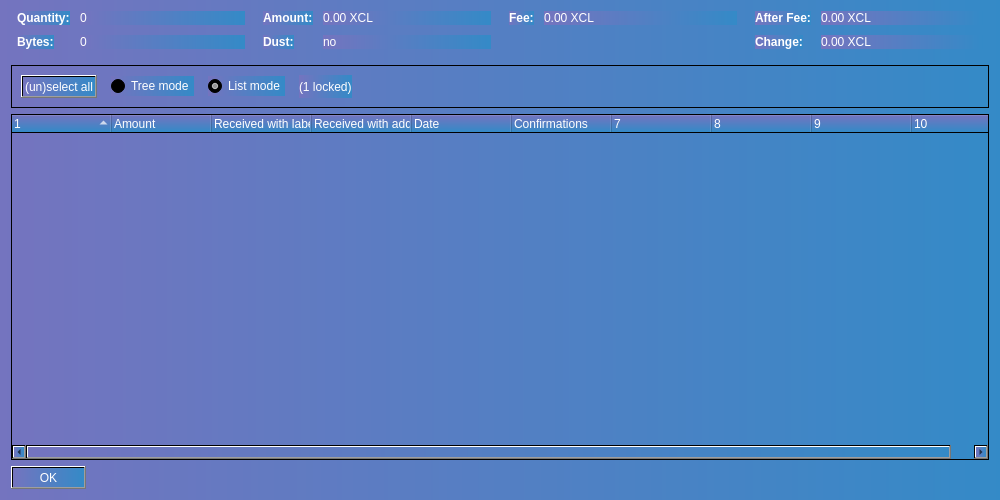
<?xml version="1.0" encoding="UTF-8"?>
<ui version="4.0">
 <class>CoinControlDialog</class>
 <widget class="QDialog" name="CoinControlDialog">
  <property name="geometry">
   <rect>
    <x>0</x>
    <y>0</y>
    <width>1000</width>
    <height>500</height>
   </rect>
  </property>
  <property name="windowTitle">
   <string>Coin Selection</string>
  </property>
  <property name="styleSheet">
   <string notr="true">background-color: qlineargradient(spread:pad, x1:0, y1:0, x2:1, y2:0, stop:0 rgba(116, 116, 191, 255), stop:1 rgba(52, 138, 199, 255));</string>
  </property>
  <layout class="QVBoxLayout" name="verticalLayout">
   <item>
    <layout class="QHBoxLayout" name="horizontalLayoutTop" stretch="0,0,0,0">
     <property name="topMargin">
      <number>0</number>
     </property>
     <property name="bottomMargin">
      <number>10</number>
     </property>
     <item>
      <layout class="QFormLayout" name="formLayoutCoinControl1">
       <property name="horizontalSpacing">
        <number>10</number>
       </property>
       <property name="verticalSpacing">
        <number>10</number>
       </property>
       <property name="leftMargin">
        <number>6</number>
       </property>
       <property name="rightMargin">
        <number>6</number>
       </property>
       <item row="0" column="0">
        <widget class="QLabel" name="labelCoinControlQuantityText">
         <property name="font">
          <font>
           <weight>75</weight>
           <bold>true</bold>
          </font>
         </property>
         <property name="styleSheet">
          <string notr="true">color: rgb(255, 255, 255);</string>
         </property>
         <property name="text">
          <string>Quantity:</string>
         </property>
        </widget>
       </item>
       <item row="0" column="1">
        <widget class="QLabel" name="labelCoinControlQuantity">
         <property name="cursor">
          <cursorShape>IBeamCursor</cursorShape>
         </property>
         <property name="contextMenuPolicy">
          <enum>Qt::ActionsContextMenu</enum>
         </property>
         <property name="styleSheet">
          <string notr="true">color: rgb(255, 255, 255);</string>
         </property>
         <property name="text">
          <string notr="true">0</string>
         </property>
         <property name="textInteractionFlags">
          <set>Qt::LinksAccessibleByMouse|Qt::TextSelectableByKeyboard|Qt::TextSelectableByMouse</set>
         </property>
        </widget>
       </item>
       <item row="1" column="0">
        <widget class="QLabel" name="labelCoinControlBytesText">
         <property name="font">
          <font>
           <weight>75</weight>
           <bold>true</bold>
          </font>
         </property>
         <property name="styleSheet">
          <string notr="true">color: rgb(255, 255, 255);</string>
         </property>
         <property name="text">
          <string>Bytes:</string>
         </property>
        </widget>
       </item>
       <item row="1" column="1">
        <widget class="QLabel" name="labelCoinControlBytes">
         <property name="cursor">
          <cursorShape>IBeamCursor</cursorShape>
         </property>
         <property name="contextMenuPolicy">
          <enum>Qt::ActionsContextMenu</enum>
         </property>
         <property name="styleSheet">
          <string notr="true">color: rgb(255, 255, 255);</string>
         </property>
         <property name="text">
          <string notr="true">0</string>
         </property>
         <property name="textInteractionFlags">
          <set>Qt::LinksAccessibleByMouse|Qt::TextSelectableByKeyboard|Qt::TextSelectableByMouse</set>
         </property>
        </widget>
       </item>
      </layout>
     </item>
     <item>
      <layout class="QFormLayout" name="formLayoutCoinControl2">
       <property name="horizontalSpacing">
        <number>10</number>
       </property>
       <property name="verticalSpacing">
        <number>10</number>
       </property>
       <property name="leftMargin">
        <number>6</number>
       </property>
       <property name="rightMargin">
        <number>6</number>
       </property>
       <item row="0" column="0">
        <widget class="QLabel" name="labelCoinControlAmountText">
         <property name="font">
          <font>
           <weight>75</weight>
           <bold>true</bold>
          </font>
         </property>
         <property name="styleSheet">
          <string notr="true">color: rgb(255, 255, 255);</string>
         </property>
         <property name="text">
          <string>Amount:</string>
         </property>
        </widget>
       </item>
       <item row="0" column="1">
        <widget class="QLabel" name="labelCoinControlAmount">
         <property name="cursor">
          <cursorShape>IBeamCursor</cursorShape>
         </property>
         <property name="contextMenuPolicy">
          <enum>Qt::ActionsContextMenu</enum>
         </property>
         <property name="styleSheet">
          <string notr="true">color: rgb(255, 255, 255);</string>
         </property>
         <property name="text">
          <string notr="true">0.00 XCL</string>
         </property>
         <property name="textInteractionFlags">
          <set>Qt::LinksAccessibleByMouse|Qt::TextSelectableByKeyboard|Qt::TextSelectableByMouse</set>
         </property>
        </widget>
       </item>
       <item row="1" column="0">
        <widget class="QLabel" name="labelCoinControlLowOutputText">
         <property name="enabled">
          <bool>false</bool>
         </property>
         <property name="font">
          <font>
           <weight>75</weight>
           <bold>true</bold>
          </font>
         </property>
         <property name="styleSheet">
          <string notr="true">color: rgb(255, 255, 255);</string>
         </property>
         <property name="text">
          <string>Dust:</string>
         </property>
        </widget>
       </item>
       <item row="1" column="1">
        <widget class="QLabel" name="labelCoinControlLowOutput">
         <property name="enabled">
          <bool>false</bool>
         </property>
         <property name="cursor">
          <cursorShape>IBeamCursor</cursorShape>
         </property>
         <property name="contextMenuPolicy">
          <enum>Qt::ActionsContextMenu</enum>
         </property>
         <property name="styleSheet">
          <string notr="true">color: rgb(255, 255, 255);</string>
         </property>
         <property name="text">
          <string notr="true">no</string>
         </property>
         <property name="textInteractionFlags">
          <set>Qt::LinksAccessibleByMouse|Qt::TextSelectableByKeyboard|Qt::TextSelectableByMouse</set>
         </property>
        </widget>
       </item>
      </layout>
     </item>
     <item>
      <layout class="QFormLayout" name="formLayoutCoinControl3">
       <property name="horizontalSpacing">
        <number>10</number>
       </property>
       <property name="verticalSpacing">
        <number>10</number>
       </property>
       <property name="leftMargin">
        <number>6</number>
       </property>
       <property name="rightMargin">
        <number>6</number>
       </property>
       <item row="0" column="0">
        <widget class="QLabel" name="labelCoinControlFeeText">
         <property name="font">
          <font>
           <weight>75</weight>
           <bold>true</bold>
          </font>
         </property>
         <property name="styleSheet">
          <string notr="true">color: rgb(255, 255, 255);</string>
         </property>
         <property name="text">
          <string>Fee:</string>
         </property>
        </widget>
       </item>
       <item row="0" column="1">
        <widget class="QLabel" name="labelCoinControlFee">
         <property name="cursor">
          <cursorShape>IBeamCursor</cursorShape>
         </property>
         <property name="contextMenuPolicy">
          <enum>Qt::ActionsContextMenu</enum>
         </property>
         <property name="styleSheet">
          <string notr="true">color: rgb(255, 255, 255);</string>
         </property>
         <property name="text">
          <string notr="true">0.00 XCL</string>
         </property>
         <property name="textInteractionFlags">
          <set>Qt::LinksAccessibleByMouse|Qt::TextSelectableByKeyboard|Qt::TextSelectableByMouse</set>
         </property>
        </widget>
       </item>
      </layout>
     </item>
     <item>
      <layout class="QFormLayout" name="formLayoutCoinControl4">
       <property name="horizontalSpacing">
        <number>10</number>
       </property>
       <property name="verticalSpacing">
        <number>10</number>
       </property>
       <property name="leftMargin">
        <number>6</number>
       </property>
       <property name="rightMargin">
        <number>6</number>
       </property>
       <item row="0" column="0">
        <widget class="QLabel" name="labelCoinControlAfterFeeText">
         <property name="font">
          <font>
           <weight>75</weight>
           <bold>true</bold>
          </font>
         </property>
         <property name="styleSheet">
          <string notr="true">color: rgb(255, 255, 255);</string>
         </property>
         <property name="text">
          <string>After Fee:</string>
         </property>
        </widget>
       </item>
       <item row="0" column="1">
        <widget class="QLabel" name="labelCoinControlAfterFee">
         <property name="cursor">
          <cursorShape>IBeamCursor</cursorShape>
         </property>
         <property name="contextMenuPolicy">
          <enum>Qt::ActionsContextMenu</enum>
         </property>
         <property name="styleSheet">
          <string notr="true">color: rgb(255, 255, 255);</string>
         </property>
         <property name="text">
          <string notr="true">0.00 XCL</string>
         </property>
         <property name="textInteractionFlags">
          <set>Qt::LinksAccessibleByMouse|Qt::TextSelectableByKeyboard|Qt::TextSelectableByMouse</set>
         </property>
        </widget>
       </item>
       <item row="1" column="0">
        <widget class="QLabel" name="labelCoinControlChangeText">
         <property name="enabled">
          <bool>false</bool>
         </property>
         <property name="font">
          <font>
           <weight>75</weight>
           <bold>true</bold>
          </font>
         </property>
         <property name="styleSheet">
          <string notr="true">color: rgb(255, 255, 255);</string>
         </property>
         <property name="text">
          <string>Change:</string>
         </property>
        </widget>
       </item>
       <item row="1" column="1">
        <widget class="QLabel" name="labelCoinControlChange">
         <property name="enabled">
          <bool>false</bool>
         </property>
         <property name="cursor">
          <cursorShape>IBeamCursor</cursorShape>
         </property>
         <property name="contextMenuPolicy">
          <enum>Qt::ActionsContextMenu</enum>
         </property>
         <property name="styleSheet">
          <string notr="true">color: rgb(255, 255, 255);</string>
         </property>
         <property name="text">
          <string notr="true">0.00 XCL</string>
         </property>
         <property name="textInteractionFlags">
          <set>Qt::LinksAccessibleByMouse|Qt::TextSelectableByKeyboard|Qt::TextSelectableByMouse</set>
         </property>
        </widget>
       </item>
      </layout>
     </item>
    </layout>
   </item>
   <item>
    <widget class="QFrame" name="frame">
     <property name="minimumSize">
      <size>
       <width>0</width>
       <height>40</height>
      </size>
     </property>
     <property name="frameShape">
      <enum>QFrame::StyledPanel</enum>
     </property>
     <property name="frameShadow">
      <enum>QFrame::Sunken</enum>
     </property>
     <layout class="QHBoxLayout" name="horizontalLayout">
      <item>
       <layout class="QHBoxLayout" name="horizontalLayoutPanel" stretch="0,0,0,0,0">
        <property name="spacing">
         <number>14</number>
        </property>
        <item>
         <widget class="QPushButton" name="pushButtonSelectAll">
          <property name="sizePolicy">
           <sizepolicy hsizetype="Maximum" vsizetype="Fixed">
            <horstretch>0</horstretch>
            <verstretch>0</verstretch>
           </sizepolicy>
          </property>
          <property name="styleSheet">
           <string notr="true">color: rgb(255, 255, 255);</string>
          </property>
          <property name="text">
           <string>(un)select all</string>
          </property>
          <property name="autoDefault">
           <bool>false</bool>
          </property>
         </widget>
        </item>
        <item>
         <widget class="QRadioButton" name="radioTreeMode">
          <property name="sizePolicy">
           <sizepolicy hsizetype="Maximum" vsizetype="Fixed">
            <horstretch>0</horstretch>
            <verstretch>0</verstretch>
           </sizepolicy>
          </property>
          <property name="styleSheet">
           <string notr="true">color: rgb(255, 255, 255);</string>
          </property>
          <property name="text">
           <string>Tree mode</string>
          </property>
         </widget>
        </item>
        <item>
         <widget class="QRadioButton" name="radioListMode">
          <property name="sizePolicy">
           <sizepolicy hsizetype="Maximum" vsizetype="Fixed">
            <horstretch>0</horstretch>
            <verstretch>0</verstretch>
           </sizepolicy>
          </property>
          <property name="styleSheet">
           <string notr="true">color: rgb(255, 255, 255);</string>
          </property>
          <property name="text">
           <string>List mode</string>
          </property>
          <property name="checked">
           <bool>true</bool>
          </property>
         </widget>
        </item>
        <item>
         <widget class="QLabel" name="labelLocked">
          <property name="styleSheet">
           <string notr="true">color: rgb(255, 255, 255);</string>
          </property>
          <property name="text">
           <string notr="true">(1 locked)</string>
          </property>
         </widget>
        </item>
        <item>
         <spacer name="horizontalSpacer">
          <property name="orientation">
           <enum>Qt::Horizontal</enum>
          </property>
          <property name="sizeHint" stdset="0">
           <size>
            <width>40</width>
            <height>20</height>
           </size>
          </property>
         </spacer>
        </item>
       </layout>
      </item>
     </layout>
    </widget>
   </item>
   <item>
    <widget class="CoinControlTreeWidget" name="treeWidget">
     <property name="contextMenuPolicy">
      <enum>Qt::CustomContextMenu</enum>
     </property>
     <property name="styleSheet">
      <string notr="true">color: rgb(255, 255, 255);</string>
     </property>
     <property name="sortingEnabled">
      <bool>false</bool>
     </property>
     <property name="columnCount">
      <number>10</number>
     </property>
     <attribute name="headerShowSortIndicator" stdset="0">
      <bool>true</bool>
     </attribute>
     <attribute name="headerStretchLastSection">
      <bool>false</bool>
     </attribute>
     <column>
      <property name="text">
       <string/>
      </property>
     </column>
     <column>
      <property name="text">
       <string>Amount</string>
      </property>
     </column>
     <column>
      <property name="text">
       <string>Received with label</string>
      </property>
     </column>
     <column>
      <property name="text">
       <string>Received with address</string>
      </property>
     </column>
     <column>
      <property name="text">
       <string>Date</string>
      </property>
     </column>
     <column>
      <property name="text">
       <string>Confirmations</string>
      </property>
      <property name="toolTip">
       <string>Confirmed</string>
      </property>
     </column>
     <column>
      <property name="text">
       <string/>
      </property>
     </column>
     <column>
      <property name="text">
       <string/>
      </property>
     </column>
     <column>
      <property name="text">
       <string/>
      </property>
     </column>
     <column>
      <property name="text">
       <string/>
      </property>
     </column>
    </widget>
   </item>
   <item>
    <widget class="QDialogButtonBox" name="buttonBox">
     <property name="sizePolicy">
      <sizepolicy hsizetype="Maximum" vsizetype="Fixed">
       <horstretch>0</horstretch>
       <verstretch>0</verstretch>
      </sizepolicy>
     </property>
     <property name="styleSheet">
      <string notr="true">color: rgb(255, 255, 255);</string>
     </property>
     <property name="orientation">
      <enum>Qt::Horizontal</enum>
     </property>
     <property name="standardButtons">
      <set>QDialogButtonBox::Ok</set>
     </property>
    </widget>
   </item>
  </layout>
 </widget>
 <customwidgets>
  <customwidget>
   <class>CoinControlTreeWidget</class>
   <extends>QTreeWidget</extends>
   <header>qt/coincontroltreewidget.h</header>
  </customwidget>
 </customwidgets>
 <resources/>
 <connections/>
</ui>
